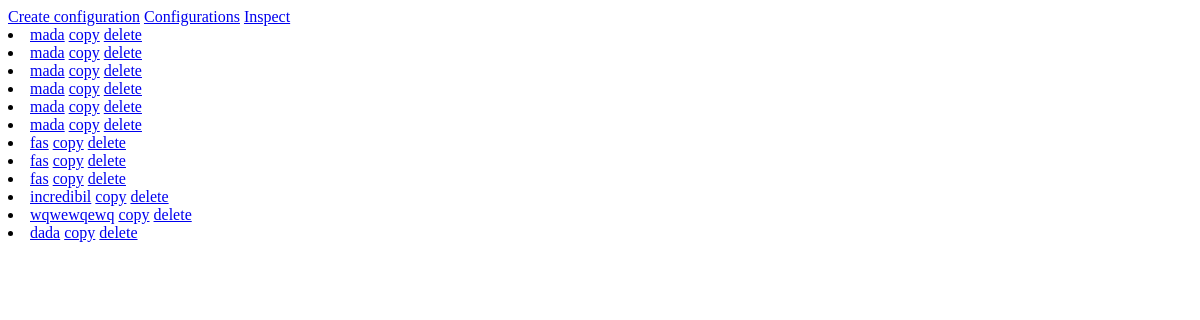
The app's page /, older data.
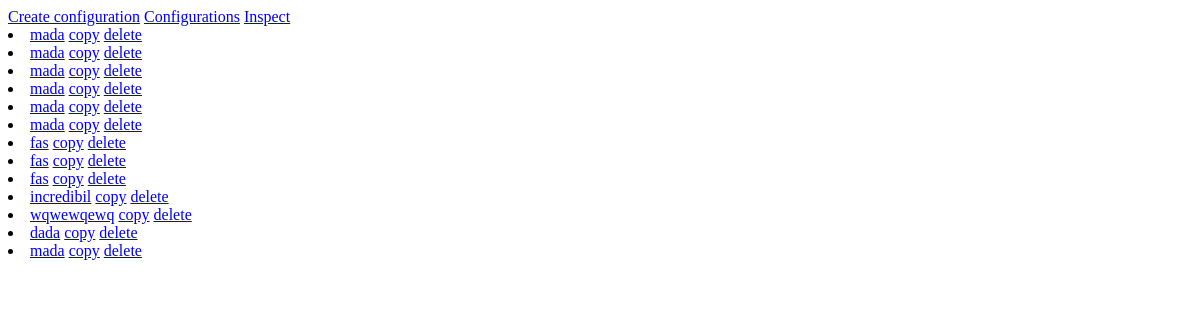
The same page, newer data.
### xml_measurements/models.py (models this page shows, shortened)
class Configuration(models.Model):
    RULES_DIRECTION_TYPES = [("COL", "RULES ARE APPLIED ON THE FIRST COLUMN"),
                             ("ROW", "RULES ARE APPLIED ON THE FIRST ROW")]
    name = models.CharField(max_length=50)
    rules_direction = models.CharField(max_length=4, choices=RULES_DIRECTION_TYPES)

### xml_measurements/views.py (the view)
# urls.py: path('', views.ConfigurationListView.as_view(), name='index'),
class ConfigurationListView(ListView):
    model = Configuration
    template_name = 'xml_measurements/configuration_list.html'

### xml_measurements/templates/xml_measurements/configuration_list.html
{% extends 'xml_measurements/base.html' %}
{% block content %}
    {% for configuration in object_list %}
        <li>
            <a href="{% url 'xml_measurements:update_configuration' configuration.pk %}">{{ configuration.name }}</a>
            <a href="{% url 'xml_measurements:copy_configuration' configuration.pk %}">copy</a>
            <a href="{% url 'xml_measurements:delete_configuration' configuration.pk %}">delete</a>
        </li>
    {% empty %}
        <li>No configurations yet.</li>
    {% endfor %}
{% endblock %}

### xml_measurements/templates/xml_measurements/base.html (shortened to what this page needs)
<!DOCTYPE html>
<html lang="en">
<head>
</head>
<body>
    {% include "xml_measurements/header.html" %}
    {% block content %} {% endblock %}
</body>
</html>

### xml_measurements/templates/xml_measurements/header.html
<a href="{% url 'xml_measurements:create_configuration' %}">Create configuration</a>
<a href="{% url 'xml_measurements:index' %}">Configurations</a>
<a href="{% url 'xml_measurements:inspect' %}">Inspect</a>

Row changes from the older to the newer data that the page shows:
added Configuration: name "mada"
